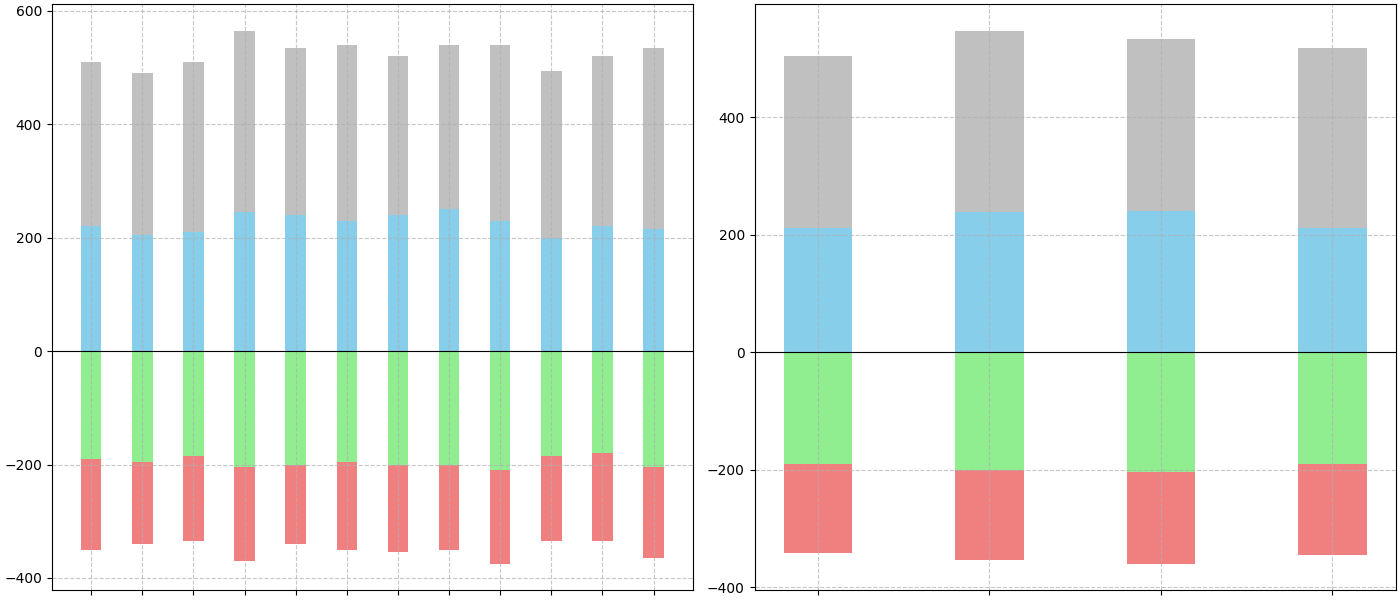

Source code (Python):
import matplotlib.pyplot as plt
import numpy as np

months = np.arange(1, 13)

downtown_consumption = [220, 205, 210, 245, 240, 230, 240, 250, 230, 200, 220, 215]
uptown_consumption = [190, 195, 185, 205, 200, 195, 200, 200, 210, 185, 180, 205]
suburb_consumption = [160, 145, 150, 165, 140, 155, 155, 150, 165, 150, 155, 160]
airport_consumption = [290, 285, 300, 320, 295, 310, 280, 290, 310, 295, 300, 320]

fig, axes = plt.subplots(1, 2, figsize=(14, 6), constrained_layout=True)

bar_width = 0.4
x_indices = np.arange(len(months))

colors = ['skyblue', 'lightgreen', 'lightcoral', 'silver']

# Stacking bar chart with central axis
axes[0].bar(x_indices, downtown_consumption, bar_width, color=colors[0])
axes[0].bar(x_indices, -np.array(uptown_consumption), bar_width, color=colors[1])
axes[0].bar(x_indices, -np.array(suburb_consumption), bar_width, bottom=-np.array(uptown_consumption), color=colors[2])
axes[0].bar(x_indices, airport_consumption, bar_width, bottom=downtown_consumption, color=colors[3])

axes[0].set_xticks(x_indices)
axes[0].set_xticklabels([''] * len(months), rotation=45, ha='right')
axes[0].grid(True, linestyle='--', alpha=0.7)
axes[0].axhline(0, color='black', linewidth=0.8)

quarters = ['Q1', 'Q2', 'Q3', 'Q4']
x_indices_2 = np.arange(len(quarters))
average_consumptions = {
    'Downtown': [np.mean(downtown_consumption[i*3:i*3+3]) for i in range(4)],
    'Uptown': [np.mean(uptown_consumption[i*3:i*3+3]) for i in range(4)],
    'Suburb': [np.mean(suburb_consumption[i*3:i*3+3]) for i in range(4)],
    'Airport': [np.mean(airport_consumption[i*3:i*3+3]) for i in range(4)],
}

# Apply similar transformation to the quarterly data
axes[1].bar(x_indices_2, average_consumptions['Downtown'], bar_width, color=colors[0])
axes[1].bar(x_indices_2, -np.array(average_consumptions['Uptown']), bar_width, color=colors[1])
axes[1].bar(x_indices_2, -np.array(average_consumptions['Suburb']), bar_width, bottom=-np.array(average_consumptions['Uptown']), color=colors[2])
axes[1].bar(x_indices_2, average_consumptions['Airport'], bar_width, bottom=average_consumptions['Downtown'], color=colors[3])

axes[1].set_xticks(x_indices_2)
axes[1].set_xticklabels([''] * len(quarters), rotation=45, ha='right')
axes[1].grid(True, linestyle='--', alpha=0.7)
axes[1].axhline(0, color='black', linewidth=0.8)

plt.show()
